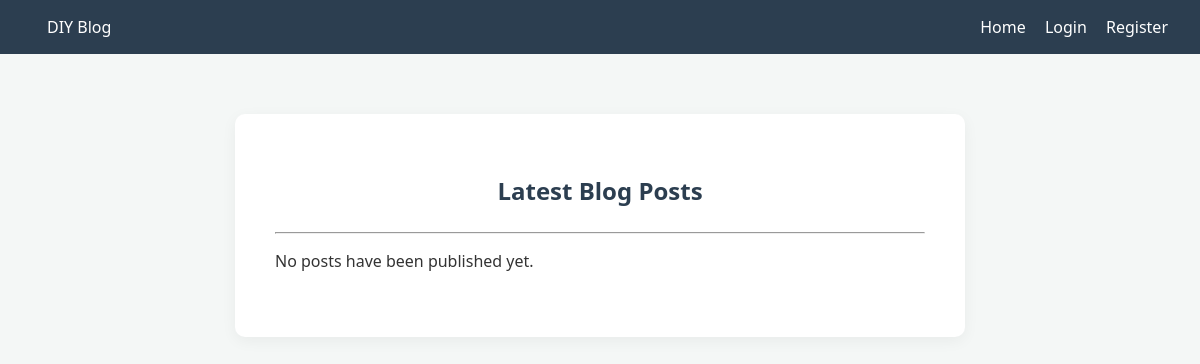
The app's page /index, older data.
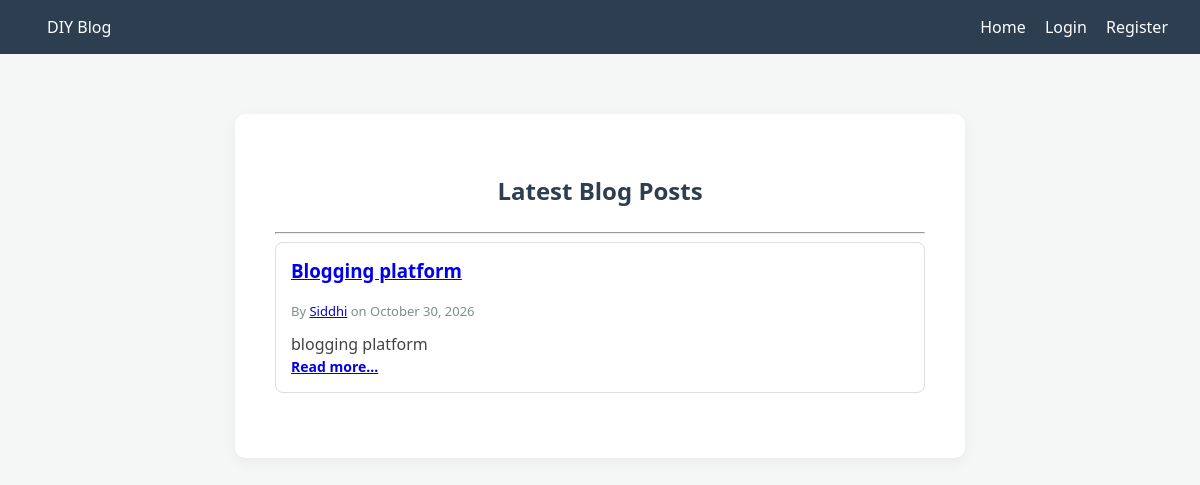
The same page, newer data.
### app/models.py (models this page shows, shortened)
class Post(db.Model):
    id = db.Column(db.Integer, primary_key=True)
    title = db.Column(db.String(140))
    content = db.Column(db.Text)
    timestamp = db.Column(db.DateTime, index=True, default=lambda: datetime.now(timezone.utc))
    user_id = db.Column(db.Integer, db.ForeignKey('user.id'))
    tags = db.relationship('Tag', secondary=post_tags, backref=db.backref('posts', lazy='dynamic'))

class User(UserMixin, db.Model):
    id = db.Column(db.Integer, primary_key=True)
    username = db.Column(db.String(64), index=True, unique=True)
    password_hash = db.Column(db.String(256))
    posts = db.relationship('Post', backref='author', lazy='dynamic')

### app/main/routes.py (the view)
@bp.route('/')
@bp.route('/index')
def index():
    page = request.args.get('page', 1, type=int)
    pagination = Post.query.order_by(Post.timestamp.desc()).paginate(page=page, per_page=5, error_out=False)
    return render_template('index.html', posts=pagination.items, pagination=pagination)

### app/templates/index.html (shortened to what this page needs)
{% extends "base.html" %}
{% block content %}
<h2>Latest Blog Posts</h2>
<hr>
{% for post in posts %}
    <div style="text-align: left; padding: 15px; border: 1px solid #ddd; margin-bottom: 15px; border-radius: 8px; background: #fff;">
        <h3 style="margin-top: 0;"><a href="{{ url_for('main.post', id=post.id) }}">{{ post.title }}</a></h3>
        <p style="font-size: 13px; color: #7f8c8d;">
            By <a href="{{ url_for('main.user', username=post.author.username) }}">{{ post.author.username }}</a>
            on {{ post.timestamp.strftime('%B %d, %Y') }}
        </p>
        <div style="color: #444;">{{ post.content | striptags | truncate(200) }}</div>
        <a href="{{ url_for('main.post', id=post.id) }}" style="font-size: 14px; font-weight: bold;">Read more...</a>
    </div>
{% else %}
    <p>No posts have been published yet.</p>
{% endfor %}
{% endblock %}

### app/templates/base.html (shortened to what this page needs)
<!DOCTYPE html>
<html lang="en">
<head>
</head>
<body>
    <div class="navbar">
        <div><strong><a href="/" style="color:white; text-decoration:none;">DIY Blog</a></strong></div>
        <div>
            <a href="/">Home</a>
            {% if current_user.is_authenticated %}
                <a href="{{ url_for('main.user', username=current_user.username) }}">Profile</a>
                <a href="/dashboard">Dashboard</a>
                <a href="/logout">Logout</a>
            {% else %}
                <a href="/login">Login</a>
                <a href="/register">Register</a>
            {% endif %}
        </div>
    </div>
    <div class="container">
        {% block content %}{% endblock %}
    </div>
</body>
</html>

### app/templates/base.html (style rules this page uses)
body { font-family: 'Segoe UI', Tahoma, Geneva, Verdana, sans-serif; background-color: #f4f7f6; margin: 0; padding: 0; color: #333; }
.navbar { background-color: #2c3e50; padding: 1rem 2rem; color: white; display: flex; justify-content: space-between; align-items: center; }
.navbar a { color: white; text-decoration: none; margin-left: 15px; font-weight: 500; }
.container { max-width: 650px; margin: 60px auto; background: white; padding: 40px; border-radius: 10px; box-shadow: 0 4px 15px rgba(0,0,0,0.05); }
h2 { text-align: center; color: #2c3e50; margin-bottom: 25px; }

Row changes from the older to the newer data that the page shows:
added Post: title "Blogging platform", author.username "Siddhi", timestamp "October 30, 2026", content "blogging platform"
Text that changed along with them:
text no longer shown: "No posts have been published yet."
